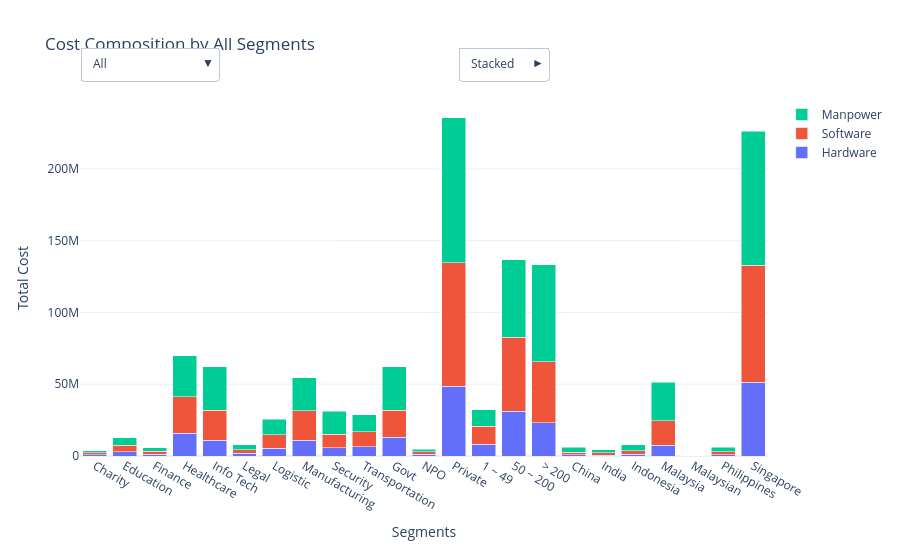

Notebook code cell kept with this figure:
### Code cell
import pandas as pd
import plotly.graph_objects as go

# ============================================
# Segmentations & Data Aggregation
# ============================================
segmentations = {
    "Industry Sector": "SECTOR",
    "Client Type": "TYPE",
    "Organisation Size": "STAFF STRENGTH",
    "Country": "COUNTRY",
}

aggregated = {}

# Individual Segmentations
for label, col in segmentations.items():
    grouped = (
        df_merged.groupby(col)[["HARDWARE", "SOFTWARE", "MANPOWER"]]
        .sum()
        .reset_index()
    )
    grouped = grouped.rename(columns={col: "Segment"})
    aggregated[label] = grouped

# Combined "All" View across all segment categories
all_segments = []
for label, df in aggregated.items():
    temp = df[["Segment", "HARDWARE", "SOFTWARE", "MANPOWER"]].copy()
    all_segments.append(temp)

aggregated["All"] = pd.concat(all_segments, ignore_index=True)

# ============================================
# Default Chart View ("All")
# ============================================
default = "All"
data = aggregated[default]

fig = go.Figure()

fig.add_trace(
    go.Bar(x=data["Segment"], y=data["HARDWARE"], name="Hardware")
)

fig.add_trace(
    go.Bar(x=data["Segment"], y=data["SOFTWARE"], name="Software")
)

fig.add_trace(
    go.Bar(x=data["Segment"], y=data["MANPOWER"], name="Manpower")
)

# ============================================
# Dropdown Options Setup
# ============================================
buttons = []
dropdown_keys = ["All"] + list(segmentations.keys())

for label in dropdown_keys:
    temp = aggregated[label]

    buttons.append(
        dict(
            label=label,
            method="update",
            args=[
                {
                    "x": [
                        temp["Segment"],
                        temp["Segment"],
                        temp["Segment"],
                    ],
                    "y": [
                        temp["HARDWARE"],
                        temp["SOFTWARE"],
                        temp["MANPOWER"],
                    ],
                },
                {
                    "title": f"Cost Composition by {label}",
                    "xaxis": {"title": label if label != "All" else "Segments"},
                },
            ],
        )
    )

mode_buttons = [
    dict(
        label="Stacked",
        method="relayout",
        args=[{"barmode": "stack"}],
    ),
    dict(
        label="Grouped",
        method="relayout",
        args=[{"barmode": "group"}],
    ),
]

# ============================================
# Layout
# ============================================
fig.update_layout(
    title="Cost Composition by All Segments",
    xaxis_title="Segments",
    yaxis_title="Total Cost",
    barmode="stack",
    template="plotly_white",
    height=550,
    autosize=True,
    updatemenus=[
        dict(
            buttons=buttons,
            direction="down",
            x=0.0,
            y=1.15,
            xanchor="left",
            yanchor="top",
            showactive=True,
        ),
        dict(
            buttons=mode_buttons,
            direction="right",
            x=0.55,
            y=1.15,
            xanchor="left",
            yanchor="top",
            showactive=True,
        ),
    ],
)

fig.show()
fig3 = fig

### Figure 1 — Plotly figure (JSON) as saved in the notebook; plotly's stock layout.template omitted (floating-point values rounded to 4 significant figures)
{"data": [{"name": "Hardware", "type": "bar", "x": ["Charity", "Education", "Finance", "Healthcare", "Info Tech", "Legal", "Logistic", "Manufacturing", "Security", "Transportation", "Govt", "NPO", "Private", "1 ~ 49", "50 ~ 200", "> 200", "China", "India", "Indonesia", "Malaysia", "Malaysian", "Philippines", "Singapore"], "y": [948710, 2986644, 1329678, 15777648, 11095611, 1815336, 5438583, 11055409, 5862230, 6594022, 13138238, 1208491, 48557142, 8335588, 31296991, 23271292, 862155, 677292, 1342046, 7603885, 17127, 937358, 51464008]}, {"name": "Software", "type": "bar", "x": ["Charity", "Education", "Finance", "Healthcare", "Info Tech", "Legal", "Logistic", "Manufacturing", "Security", "Transportation", "Govt", "NPO", "Private", "1 ~ 49", "50 ~ 200", "> 200", "China", "India", "Indonesia", "Malaysia", "Malaysian", "Philippines", "Singapore"], "y": [1298418, 4379334, 1867257, 25619184, 20930245, 2701650, 9451964, 20288844, 9371552, 10415059, 18706333, 1673206, 85943968, 12438365, 51501619, 42383523, 1907545, 1480388, 2485947, 16959310, 35088, 2016912, 81438317]}, {"name": "Manpower", "type": "bar", "x": ["Charity", "Education", "Finance", "Healthcare", "Info Tech", "Legal", "Logistic", "Manufacturing", "Security", "Transportation", "Govt", "NPO", "Private", "1 ~ 49", "50 ~ 200", "> 200", "China", "India", "Indonesia", "Malaysia", "Malaysian", "Philippines", "Singapore"], "y": [1315162, 5231045, 2572992, 28370597, 29971264, 3459804, 10863882, 23212427, 15997770, 11888156, 30170920, 1673679, 101038500, 11567250, 53791917, 67523932, 3155469, 2333156, 3973912, 26884056, 52215, 3072916, 93411375]}], "layout": {"autosize": true, "barmode": "stack", "height": 550, "title": {"text": "Cost Composition by All Segments"}, "updatemenus": [{"buttons": [{"args": [{"x": [["Charity", "Education", "Finance", "Healthcare", "Info Tech", "Legal", "Logistic", "Manufacturing", "Security", "Transportation", "Govt", "NPO", "Private", "1 ~ 49", "50 ~ 200", "> 200", "China", "India", "Indonesia", "Malaysia", "Malaysian", "Philippines", "Singapore"], ["Charity", "Education", "Finance", "Healthcare", "Info Tech", "Legal", "Logistic", "Manufacturing", "Security", "Transportation", "Govt", "NPO", "Private", "1 ~ 49", "50 ~ 200", "> 200", "China", "India", "Indonesia", "Malaysia", "Malaysian", "Philippines", "Singapore"], ["Charity", "Education", "Finance", "Healthcare", "Info Tech", "Legal", "Logistic", "Manufacturing", "Security", "Transportation", "Govt", "NPO", "Private", "1 ~ 49", "50 ~ 200", "> 200", "China", "India", "Indonesia", "Malaysia", "Malaysian", "Philippines", "Singapore"]], "y": [[948710, 2986644, 1329678, 15777648, 11095611, 1815336, 5438583, 11055409, 5862230, 6594022, 13138238, 1208491, 48557142, 8335588, 31296991, 23271292, 862155, 677292, 1342046, 7603885, 17127, 937358, 51464008], [1298418, 4379334, 1867257, 25619184, 20930245, 2701650, 9451964, 20288844, 9371552, 10415059, 18706333, 1673206, 85943968, 12438365, 51501619, 42383523, 1907545, 1480388, 2485947, 16959310, 35088, 2016912, 81438317], [1315162, 5231045, 2572992, 28370597, 29971264, 3459804, 10863882, 23212427, 15997770, 11888156, 30170920, 1673679, 101038500, 11567250, 53791917, 67523932, 3155469, 2333156, 3973912, 26884056, 52215, 3072916, 93411375]]}, {"title": "Cost Composition by All", "xaxis": {"title": "Segments"}}], "label": "All", "method": "update"}, {"args": [{"x": [["Charity", "Education", "Finance", "Healthcare", "Info Tech", "Legal", "Logistic", "Manufacturing", "Security", "Transportation"], ["Charity", "Education", "Finance", "Healthcare", "Info Tech", "Legal", "Logistic", "Manufacturing", "Security", "Transportation"], ["Charity", "Education", "Finance", "Healthcare", "Info Tech", "Legal", "Logistic", "Manufacturing", "Security", "Transportation"]], "y": [[948710, 2986644, 1329678, 15777648, 11095611, 1815336, 5438583, 11055409, 5862230, 6594022], [1298418, 4379334, 1867257, 25619184, 20930245, 2701650, 9451964, 20288844, 9371552, 10415059], [1315162, 5231045, 2572992, 28370597, 29971264, 3459804, 10863882, 23212427, 15997770, 11888156]]}, {"title": "Cost Composition by Industry Sector", "xaxis": {"title": "Industry Sector"}}], "label": "Industry Sector", "method": "update"}, {"args": [{"x": [["Govt", "NPO", "Private"], ["Govt", "NPO", "Private"], ["Govt", "NPO", "Private"]], "y": [[13138238, 1208491, 48557142], [18706333, 1673206, 85943968], [30170920, 1673679, 101038500]]}, {"title": "Cost Composition by Client Type", "xaxis": {"title": "Client Type"}}], "label": "Client Type", "method": "update"}, {"args": [{"x": [["1 ~ 49", "50 ~ 200", "> 200"], ["1 ~ 49", "50 ~ 200", "> 200"], ["1 ~ 49", "50 ~ 200", "> 200"]], "y": [[8335588, 31296991, 23271292], [12438365, 51501619, 42383523], [11567250, 53791917, 67523932]]}, {"title": "Cost Composition by Organisation Size", "xaxis": {"title": "Organisation Size"}}], "label": "Organisation Size", "method": "update"}, {"args": [{"x": [["China", "India", "Indonesia", "Malaysia", "Malaysian", "Philippines", "Singapore"], ["China", "India", "Indonesia", "Malaysia", "Malaysian", "Philippines", "Singapore"], ["China", "India", "Indonesia", "Malaysia", "Malaysian", "Philippines", "Singapore"]], "y": [[862155, 677292, 1342046, 7603885, 17127, 937358, 51464008], [1907545, 1480388, 2485947, 16959310, 35088, 2016912, 81438317], [3155469, 2333156, 3973912, 26884056, 52215, 3072916, 93411375]]}, {"title": "Cost Composition by Country", "xaxis": {"title": "Country"}}], "label": "Country", "method": "update"}], "direction": "down", "showactive": true, "x": 0, "xanchor": "left", "y": 1.15, "yanchor": "top"}, {"buttons": [{"args": [{"barmode": "stack"}], "label": "Stacked", "method": "relayout"}, {"args": [{"barmode": "group"}], "label": "Grouped", "method": "relayout"}], "direction": "right", "showactive": true, "x": 0.55, "xanchor": "left", "y": 1.15, "yanchor": "top"}], "xaxis": {"title": {"text": "Segments"}}, "yaxis": {"title": {"text": "Total Cost"}}}}
